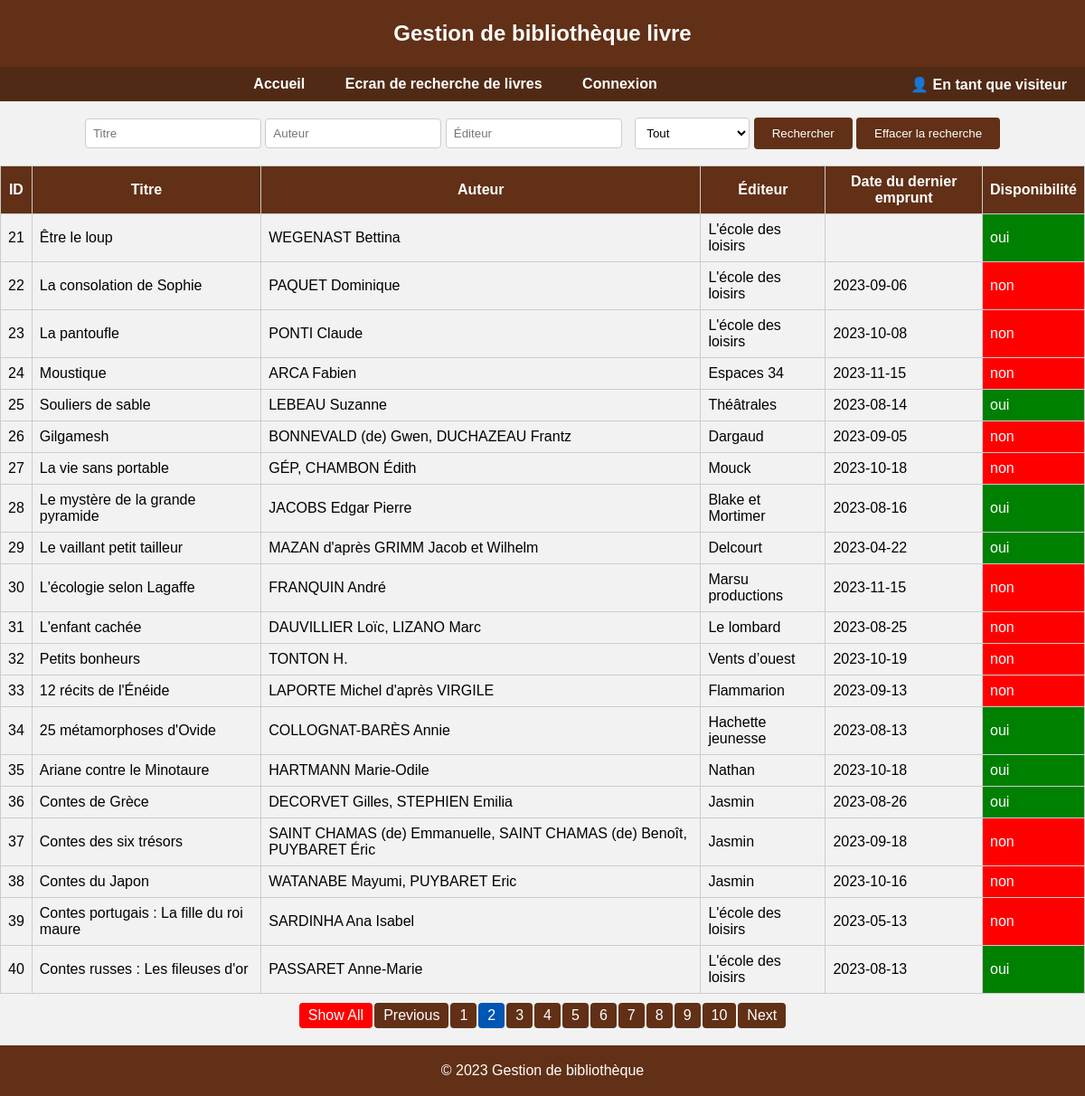
Screenshot of /view/livre.php?page=2 with the database file from the repository.
### tables this page shows
CREATE TABLE IF NOT EXISTS `livre` (
  `id` int NOT NULL AUTO_INCREMENT,
  `titre` varchar(255) NOT NULL,
  `genre` varchar(80) DEFAULT NULL,
  `categorie` varchar(100) DEFAULT NULL,
  `id_auteur` int NOT NULL,
  `id_editeur` int NOT NULL,
  `id_genre` int DEFAULT NULL,
  PRIMARY KEY (`id`),
  KEY `fk_auteur` (`id_auteur`),
  KEY `fk_editeur` (`id_editeur`),
  KEY `fk_genre` (`id_genre`)
);

CREATE TABLE IF NOT EXISTS `auteur` (
  `id` int NOT NULL AUTO_INCREMENT,
  `nom` varchar(255) DEFAULT NULL,
  PRIMARY KEY (`id`)
);

CREATE TABLE IF NOT EXISTS `editeur` (
  `id` int NOT NULL AUTO_INCREMENT,
  `nom` varchar(255) DEFAULT NULL,
  PRIMARY KEY (`id`)
);

### requests/LivreRequest.php (called while the page is built, shortened)
<?php
function searchBooks($searchTitle, $searchAuteur, $searchEditeur, $searchDisponible, $page, $perPage, $pdo, $limit = false, $offsetEnable = false)
{
    $offset = ($page - 1) * $perPage;
    $sql = "SELECT
                livre.id,
                livre.titre,
                auteur.nom AS auteur,
                editeur.nom AS editeur,
                MAX(emprunt.date_retour) AS Date_du_dernier_emprunt,
                (
                SELECT
                    COUNT(*)
                FROM
                    emprunt
                WHERE
                    emprunt.id_livre = livre.id
                    AND date_retour IS NULL
                            ) AS emprunt
            FROM
                livre
            INNER JOIN auteur ON
                livre.id_auteur = auteur.id
            INNER JOIN editeur ON
                livre.id_editeur = editeur.id
            LEFT JOIN emprunt ON
                livre.id = emprunt.id_livre
            WHERE
                (livre.titre LIKE :searchTitle
                    AND auteur.nom LIKE :searchAuteur
                    AND editeur.nom LIKE :searchEditeur)";
    $sql .= " GROUP BY livre.id";
    if ($limit) {
        $sql .= " LIMIT :perPage";
    }
    if ($offsetEnable) {
        $sql .= " offset :offset";
    }
    $stmt = $pdo->prepare($sql);
    if ($limit) {
        $stmt->bindParam(':perPage', $perPage, PDO::PARAM_INT);
    }
    if ($offsetEnable) {
        $stmt->bindParam(':offset', $offset, PDO::PARAM_INT);
    }
    $searchParamTitle = '%' . $searchTitle . '%';
    $searchParamAuteur = '%' . $searchAuteur . '%';
    $searchParamEditeur = '%' . $searchEditeur . '%';
    $stmt->bindParam(':searchTitle', $searchParamTitle, PDO::PARAM_STR);
    $stmt->bindParam(':searchAuteur', $searchParamAuteur, PDO::PARAM_STR);
    $stmt->bindParam(':searchEditeur', $searchParamEditeur, PDO::PARAM_STR);
    $stmt->execute();
    $searchResults = $stmt->fetchAll(PDO::FETCH_ASSOC);
    return $searchResults;
}

### view/livre.php (the view, shortened to what this page needs)
<?php
global $searchResults, $pdo;
include "../requests/LivreRequest.php";
include 'header.php';
?>
<form action="#" method="post">
    <div class="test">
        <input type="text" name="searchTitle" value="<?php echo $_SESSION['searchTitle'] ?? ''; ?>" placeholder="Titre"
               id="searchTitle">
        <input type="text" name="searchAuteur" value="<?php echo $_SESSION['searchAuteur'] ?? ''; ?>"
               placeholder="Auteur" id="auteur">
        <input type="text" name="searchEditeur" value="<?php echo $_SESSION['searchEditeur'] ?? ''; ?>"
               placeholder="Éditeur" id="editeur">
        <select id="disponible" name="searchDisponible">
            <option value="all" <?php echo ($_SESSION['searchDisponible'] ?? '') === 'all' ? 'selected' : ''; ?>>Tout
            </option>
        </select>
        <input type="submit" name="searchButton" value="Rechercher">
        <button id="clearStorage" class="clearStorageBtn" name="clearStorage">Effacer la recherche</button>
    </div>
</form>
<?php
$perPage = 20;
$page = isset($_GET['page']) ? (int)$_GET['page'] : 1;
$searchResults = searchBooks(
    $_SESSION['Title'] ?? '',
    $_SESSION['Auteur'] ?? '',
    $_SESSION['Editeur'] ?? '',
    $_SESSION['Disponible'] ?? '',
    $page,
    $perPage,
    $pdo,
    20,
    true
);
$nbRes = count(searchBooks(
    $_SESSION['Title'] ?? '',
    $_SESSION['Auteur'] ?? '',
    $_SESSION['Editeur'] ?? '',
    $_SESSION['Disponible'] ?? '',
    $page,
    $perPage,
    $pdo
));
$totalPages = $nbRes / $perPage;
?>
<?php if (!empty($searchResults)): ?>
    <table>
        <thead>
        <tr>
            <th>ID</th>
            <th>Titre</th>
            <th>Auteur</th>
            <th>Éditeur</th>
            <th>Date du dernier emprunt</th>
            <th>Disponibilité</th>
        </tr>
        </thead>
        <tbody>
        <?php foreach ($searchResults as $result): ?>
            <tr>
                <td><?= $result['id'] ?></td>
                <td><?= $result['titre'] ?></td>
                <td><?= $result['auteur'] ?></td>
                <td><?= $result['editeur'] ?></td>
                <td><?= $result['Date_du_dernier_emprunt'] ?></td>
                <td class="<?= $result['emprunt'] !== 0 ? 'non' : 'oui' ?>"><?= $result['emprunt'] !== 0 ? 'non' : 'oui' ?></td>
            </tr>
        <?php endforeach; ?>
        </tbody>
    </table>
    <div class="paginationContainer">
        <?php
        $showAll = isset($_GET['showAll']) && $_GET['showAll'] == 1;
        $toggleButtonText = $showAll ? 'Hide All' : 'Show All';
        $toggleAction = $showAll ? '0' : '1';
        $buttonClass = $showAll ? 'hide-all' : 'show-all';
        echo '<a class="pagination ' . $buttonClass . '" href="livre.php?showAll=' . $toggleAction . '">' . $toggleButtonText . '</a>';
        $buttonsToShow = 10;
        if (!$showAll) {
            $start = max(1, (int)$page - $buttonsToShow + 2);
            $end = min($start + $buttonsToShow - 1, (int)$totalPages);
            $start = max(1, $end - $buttonsToShow + 1);
            if ($page > 1) {
                echo '<a class="pagination" href="livre.php?page=' . ((int)$page - 1) . '">Previous</a>';
            }
            for ($i = $start; $i <= $end; $i++) {
                $activeClass = ($i === (int)$page) ? 'active' : '';
                echo '<a class="pagination ' . $activeClass . '" href="livre.php?page=' . $i . '">' . $i . '</a>';
            }
            if ($page < $totalPages) {
                echo '<a class="pagination" href="livre.php?page=' . ((int)$page + 1) . '">Next</a>';
            }
        } else {
            for ($i = 1; $i <= $totalPages; $i++) {
                echo '<a class="pagination" href="livre.php?page=' . $i . '">' . $i . '</a>';
            }
        }
        ?>
    </div>
<?php endif; ?>
<?php
include "footer.php";
?>

### css/header.css (style rules this page uses)
body { margin: 0; padding: 0; }
.test { float: right; padding: 0; }

### css/main.css (style rules this page uses)
body { font-family: Arial, sans-serif; background-color: #f2f2f2; height: 100vh; }
table { width: 100%; border-collapse: collapse; }
table, th, td { border: 1px solid #ccc; }
th, td { padding: 8px; }
thead { background-color: #613016; color: #fff; }
td, .textarea { background-color: #f2f2f2; }
.pagination { text-align: center; }
.pagination { display: inline-block; padding: 5px 10px; margin: 1px; background-color: #613016; color: white; text-decoration: none; border-radius: 4px; }
.pagination.active { background-color: #0056b3; }
.paginationContainer { margin-top: 9px; display: flex; justify-content: center; flex-wrap: wrap; }
form { display: flex; align-items: center; flex-direction: column; margin-bottom: 18px; margin-top: 18px; }
input[type="text"], select { flex: 2; padding: 8px; border: 1px solid #ccc; border-radius: 4px; background-color: white; color: black; }
input[type="submit"],.clearStorageBtn { flex: 1; padding: 10px 20px; background-color: #613016; color: white; border: none; border-radius: 4px; cursor: pointer; }
.non { background-color: red; color: white; }
.oui { background-color: green; color: white; }
.pagination.show-all { background-color: red; color: white; }

### rows the page displays
livre: id "21", titre "Être le loup", id_auteur.nom "WEGENAST Bettina", id_editeur.nom "L'école des loisirs", shows "oui"
livre: id "22", titre "La consolation de Sophie", id_auteur.nom "PAQUET Dominique", id_editeur.nom "L'école des loisirs", Date_du_dernier_emprunt "2023-09-06", shows "non"
livre: id "23", titre "La pantoufle", id_auteur.nom "PONTI Claude", id_editeur.nom "L'école des loisirs", Date_du_dernier_emprunt "2023-10-08", shows "non"
livre: id "24", titre "Moustique", id_auteur.nom "ARCA Fabien", id_editeur.nom "Espaces 34", Date_du_dernier_emprunt "2023-11-15", shows "non"
livre: id "25", titre "Souliers de sable", id_auteur.nom "LEBEAU Suzanne", id_editeur.nom "Théâtrales", Date_du_dernier_emprunt "2023-08-14", shows "oui"
livre: id "26", titre "Gilgamesh", id_auteur.nom "BONNEVALD (de) Gwen, DUCHAZEAU Frantz", id_editeur.nom "Dargaud", Date_du_dernier_emprunt "2023-09-05", shows "non"
livre: id "27", titre "La vie sans portable", id_auteur.nom "GÉP, CHAMBON Édith", id_editeur.nom "Mouck", Date_du_dernier_emprunt "2023-10-18", shows "non"
livre: id "28", titre "Le mystère de la grande pyramide", id_auteur.nom "JACOBS Edgar Pierre", id_editeur.nom "Blake et Mortimer", Date_du_dernier_emprunt "2023-08-16", shows "oui"
livre: id "29", titre "Le vaillant petit tailleur", id_auteur.nom "MAZAN d'après GRIMM Jacob et Wilhelm", id_editeur.nom "Delcourt", Date_du_dernier_emprunt "2023-04-22", shows "oui"
livre: id "30", titre "L'écologie selon Lagaffe", id_auteur.nom "FRANQUIN André", id_editeur.nom "Marsu productions", Date_du_dernier_emprunt "2023-11-15", shows "non"
livre: id "31", titre "L'enfant cachée", id_auteur.nom "DAUVILLIER Loïc, LIZANO Marc", id_editeur.nom "Le lombard", Date_du_dernier_emprunt "2023-08-25", shows "non"
livre: id "32", titre "Petits bonheurs", id_auteur.nom "TONTON H.", id_editeur.nom "Vents d’ouest", Date_du_dernier_emprunt "2023-10-19", shows "non"
livre: id "33", titre "12 récits de l'Énéide", id_auteur.nom "LAPORTE Michel d'après VIRGILE", id_editeur.nom "Flammarion", Date_du_dernier_emprunt "2023-09-13", shows "non"
livre: id "34", titre "25 métamorphoses d'Ovide", id_auteur.nom "COLLOGNAT-BARÈS Annie", id_editeur.nom "Hachette jeunesse", Date_du_dernier_emprunt "2023-08-13", shows "oui"
livre: id "35", titre "Ariane contre le Minotaure", id_auteur.nom "HARTMANN Marie-Odile", id_editeur.nom "Nathan", Date_du_dernier_emprunt "2023-10-18", shows "oui"
livre: id "36", titre "Contes de Grèce", id_auteur.nom "DECORVET Gilles, STEPHIEN Emilia", id_editeur.nom "Jasmin", Date_du_dernier_emprunt "2023-08-26", shows "oui"
livre: id "37", titre "Contes des six trésors", id_auteur.nom "SAINT CHAMAS (de) Emmanuelle, SAINT CHAMAS (de) Benoît, PUYBARET Éric", id_editeur.nom "Jasmin", Date_du_dernier_emprunt "2023-09-18", shows "non"
livre: id "38", titre "Contes du Japon", id_auteur.nom "WATANABE Mayumi, PUYBARET Eric", id_editeur.nom "Jasmin", Date_du_dernier_emprunt "2023-10-16", shows "non"
livre: id "39", titre "Contes portugais : La fille du roi maure", id_auteur.nom "SARDINHA Ana Isabel", id_editeur.nom "L'école des loisirs", Date_du_dernier_emprunt "2023-05-13", shows "non"
livre: id "40", titre "Contes russes : Les fileuses d'or", id_auteur.nom "PASSARET Anne-Marie", id_editeur.nom "L'école des loisirs", Date_du_dernier_emprunt "2023-08-13", shows "oui"

### other values shown
$pageTitle "Gestion de bibliothèque livre"
$toggleButtonText "Show All"
